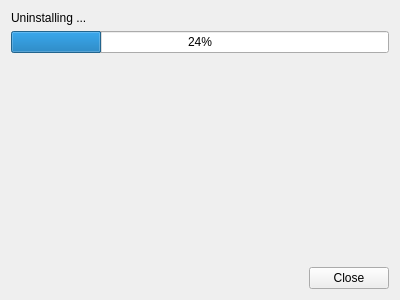
<?xml version="1.0" encoding="UTF-8"?>
<ui version="4.0">
 <class>Form</class>
 <widget class="QWidget" name="Uninstall">
  <property name="geometry">
   <rect>
    <x>0</x>
    <y>0</y>
    <width>400</width>
    <height>300</height>
   </rect>
  </property>
  <property name="windowTitle">
   <string>Form</string>
  </property>
  <layout class="QVBoxLayout" name="verticalLayout">
   <item>
    <widget class="QLabel" name="label">
     <property name="text">
      <string>Uninstalling ...</string>
     </property>
    </widget>
   </item>
   <item>
    <widget class="QProgressBar" name="progressBar">
     <property name="value">
      <number>24</number>
     </property>
    </widget>
   </item>
   <item>
    <spacer name="verticalSpacer">
     <property name="orientation">
      <enum>Qt::Vertical</enum>
     </property>
     <property name="sizeHint" stdset="0">
      <size>
       <width>20</width>
       <height>40</height>
      </size>
     </property>
    </spacer>
   </item>
   <item>
    <widget class="QDialogButtonBox" name="buttonBox">
     <property name="standardButtons">
      <set>QDialogButtonBox::Close</set>
     </property>
    </widget>
   </item>
  </layout>
 </widget>
 <resources/>
 <connections/>
</ui>
